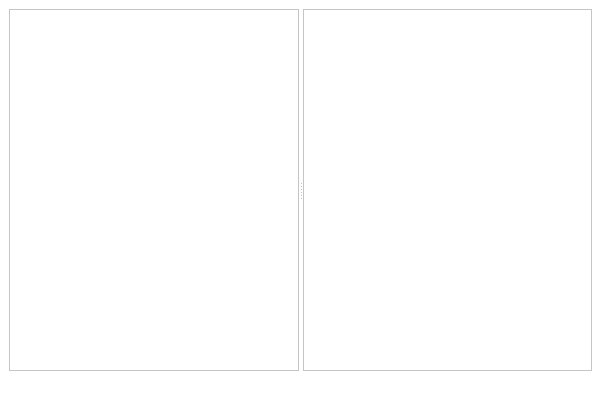
<?xml version="1.0" encoding="UTF-8"?>
<ui version="4.0">
 <class>ArbolYListaVistas</class>
 <widget class="QMainWindow" name="ArbolYListaVistas">
  <property name="geometry">
   <rect>
    <x>0</x>
    <y>0</y>
    <width>601</width>
    <height>402</height>
   </rect>
  </property>
  <property name="windowTitle">
   <string>ArbolYListaVistas</string>
  </property>
  <property name="styleSheet">
   <string notr="true">background-color: rgb(255, 255, 255);
color: rgb(0, 0, 0);</string>
  </property>
  <widget class="QWidget" name="centralwidget">
   <layout class="QGridLayout" name="gridLayout">
    <item row="0" column="0">
     <widget class="QSplitter" name="splitter">
      <property name="orientation">
       <enum>Qt::Horizontal</enum>
      </property>
      <widget class="QTreeView" name="treeView"/>
      <widget class="QListView" name="listView">
       <property name="viewMode">
        <enum>QListView::IconMode</enum>
       </property>
      </widget>
     </widget>
    </item>
   </layout>
  </widget>
  <widget class="QMenuBar" name="menubar">
   <property name="geometry">
    <rect>
     <x>0</x>
     <y>0</y>
     <width>601</width>
     <height>23</height>
    </rect>
   </property>
  </widget>
  <widget class="QStatusBar" name="statusbar"/>
 </widget>
 <resources/>
 <connections/>
</ui>
